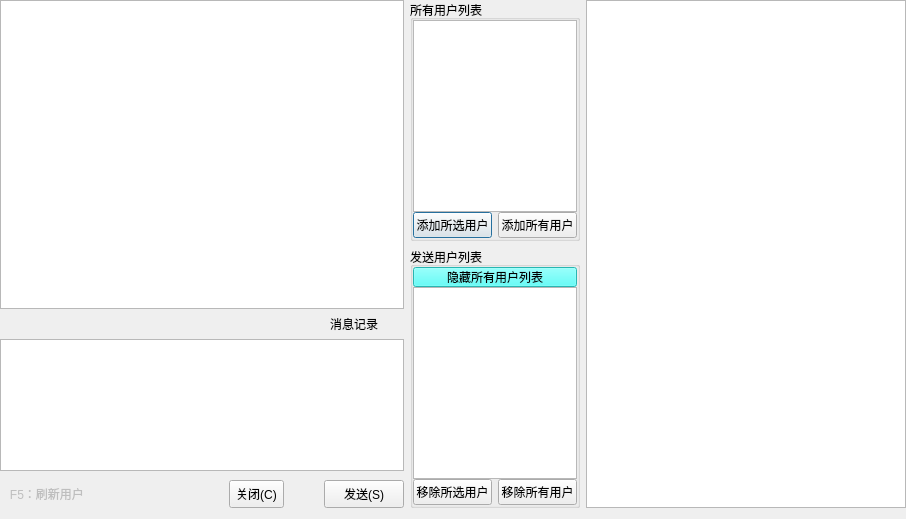
<?xml version="1.0" encoding="UTF-8"?>
<ui version="4.0">
 <class>CSendMessageTable</class>
 <widget class="QDialog" name="CSendMessageTable">
  <property name="geometry">
   <rect>
    <x>0</x>
    <y>0</y>
    <width>600</width>
    <height>500</height>
   </rect>
  </property>
  <property name="minimumSize">
   <size>
    <width>600</width>
    <height>500</height>
   </size>
  </property>
  <property name="windowTitle">
   <string>短消息</string>
  </property>
  <property name="styleSheet">
   <string notr="true"/>
  </property>
  <layout class="QGridLayout" name="gridLayout_3">
   <property name="sizeConstraint">
    <enum>QLayout::SetFixedSize</enum>
   </property>
   <property name="leftMargin">
    <number>0</number>
   </property>
   <property name="topMargin">
    <number>0</number>
   </property>
   <property name="rightMargin">
    <number>0</number>
   </property>
   <item row="0" column="0" rowspan="2">
    <layout class="QVBoxLayout" name="verticalLayout" stretch="7,0,3,0">
     <property name="spacing">
      <number>0</number>
     </property>
     <item>
      <widget class="QTextEdit" name="editMsgShow">
       <property name="sizePolicy">
        <sizepolicy hsizetype="Preferred" vsizetype="Expanding">
         <horstretch>0</horstretch>
         <verstretch>0</verstretch>
        </sizepolicy>
       </property>
       <property name="minimumSize">
        <size>
         <width>404</width>
         <height>228</height>
        </size>
       </property>
       <property name="styleSheet">
        <string notr="true">font: 10pt &quot;宋体&quot;;</string>
       </property>
      </widget>
     </item>
     <item>
      <layout class="QHBoxLayout" name="horizontalLayout_3">
       <property name="spacing">
        <number>15</number>
       </property>
       <item>
        <widget class="QToolButton" name="buttonFont">
         <property name="toolTip">
          <string>字体选择</string>
         </property>
         <property name="text">
          <string/>
         </property>
         <property name="icon">
          <iconset resource="../oappmain.qrc">
           <normaloff>:/pic/images/字体.PNG</normaloff>:/pic/images/字体.PNG</iconset>
         </property>
         <property name="iconSize">
          <size>
           <width>20</width>
           <height>20</height>
          </size>
         </property>
         <property name="autoRaise">
          <bool>true</bool>
         </property>
        </widget>
       </item>
       <item>
        <widget class="QToolButton" name="buttonColor">
         <property name="toolTip">
          <string>颜色选择</string>
         </property>
         <property name="text">
          <string/>
         </property>
         <property name="icon">
          <iconset resource="../oappmain.qrc">
           <normaloff>:/pic/images/颜色.PNG</normaloff>:/pic/images/颜色.PNG</iconset>
         </property>
         <property name="iconSize">
          <size>
           <width>20</width>
           <height>20</height>
          </size>
         </property>
         <property name="autoRaise">
          <bool>true</bool>
         </property>
        </widget>
       </item>
       <item>
        <widget class="QToolButton" name="buttonImage">
         <property name="text">
          <string/>
         </property>
         <property name="icon">
          <iconset resource="../oappmain.qrc">
           <normaloff>:/pic/images/图片.PNG</normaloff>:/pic/images/图片.PNG</iconset>
         </property>
         <property name="iconSize">
          <size>
           <width>20</width>
           <height>20</height>
          </size>
         </property>
         <property name="checkable">
          <bool>true</bool>
         </property>
         <property name="autoRaise">
          <bool>true</bool>
         </property>
        </widget>
       </item>
       <item>
        <widget class="QToolButton" name="buttonShake">
         <property name="toolTip">
          <string>发送窗口抖动</string>
         </property>
         <property name="text">
          <string/>
         </property>
         <property name="icon">
          <iconset resource="../oappmain.qrc">
           <normaloff>:/pic/images/晃动.PNG</normaloff>:/pic/images/晃动.PNG</iconset>
         </property>
         <property name="iconSize">
          <size>
           <width>20</width>
           <height>20</height>
          </size>
         </property>
         <property name="autoRaise">
          <bool>true</bool>
         </property>
        </widget>
       </item>
       <item>
        <spacer name="horizontalSpacer_2">
         <property name="orientation">
          <enum>Qt::Horizontal</enum>
         </property>
         <property name="sizeHint" stdset="0">
          <size>
           <width>40</width>
           <height>20</height>
          </size>
         </property>
        </spacer>
       </item>
       <item>
        <widget class="QToolButton" name="buttonMsgRec">
         <property name="enabled">
          <bool>true</bool>
         </property>
         <property name="minimumSize">
          <size>
           <width>100</width>
           <height>30</height>
          </size>
         </property>
         <property name="styleSheet">
          <string>font: 11pt &quot;宋体&quot;;</string>
         </property>
         <property name="text">
          <string>消息记录</string>
         </property>
         <property name="checkable">
          <bool>true</bool>
         </property>
         <property name="autoRaise">
          <bool>true</bool>
         </property>
        </widget>
       </item>
      </layout>
     </item>
     <item>
      <widget class="QTextEdit" name="editMsgSend">
       <property name="sizePolicy">
        <sizepolicy hsizetype="Preferred" vsizetype="Expanding">
         <horstretch>0</horstretch>
         <verstretch>0</verstretch>
        </sizepolicy>
       </property>
       <property name="minimumSize">
        <size>
         <width>404</width>
         <height>0</height>
        </size>
       </property>
       <property name="styleSheet">
        <string notr="true">font: 10pt &quot;宋体&quot;;</string>
       </property>
       <property name="frameShadow">
        <enum>QFrame::Sunken</enum>
       </property>
      </widget>
     </item>
     <item>
      <layout class="QHBoxLayout" name="horizontalLayout" stretch="0,0,0">
       <property name="spacing">
        <number>40</number>
       </property>
       <property name="topMargin">
        <number>9</number>
       </property>
       <property name="rightMargin">
        <number>0</number>
       </property>
       <item>
        <widget class="QLabel" name="label">
         <property name="enabled">
          <bool>false</bool>
         </property>
         <property name="text">
          <string>   F5：刷新用户</string>
         </property>
        </widget>
       </item>
       <item>
        <widget class="QToolButton" name="buttonExit">
         <property name="minimumSize">
          <size>
           <width>0</width>
           <height>28</height>
          </size>
         </property>
         <property name="maximumSize">
          <size>
           <width>16777215</width>
           <height>16777215</height>
          </size>
         </property>
         <property name="baseSize">
          <size>
           <width>0</width>
           <height>0</height>
          </size>
         </property>
         <property name="styleSheet">
          <string notr="true">font: 11pt &quot;宋体&quot;;</string>
         </property>
         <property name="text">
          <string>关闭(C)</string>
         </property>
        </widget>
       </item>
       <item>
        <widget class="QToolButton" name="buttonSend">
         <property name="minimumSize">
          <size>
           <width>0</width>
           <height>28</height>
          </size>
         </property>
         <property name="maximumSize">
          <size>
           <width>80</width>
           <height>16777215</height>
          </size>
         </property>
         <property name="styleSheet">
          <string notr="true">font: 11pt &quot;宋体&quot;;</string>
         </property>
         <property name="text">
          <string>发送(S)</string>
         </property>
        </widget>
       </item>
      </layout>
     </item>
    </layout>
   </item>
   <item row="0" column="1">
    <widget class="QGroupBox" name="groupAllUser">
     <property name="maximumSize">
      <size>
       <width>170</width>
       <height>16777215</height>
      </size>
     </property>
     <property name="styleSheet">
      <string notr="true"/>
     </property>
     <property name="title">
      <string>所有用户列表</string>
     </property>
     <layout class="QGridLayout" name="gridLayout_2">
      <property name="verticalSpacing">
       <number>0</number>
      </property>
      <property name="margin">
       <number>0</number>
      </property>
      <item row="1" column="0">
       <widget class="QPushButton" name="buttonAddUser">
        <property name="text">
         <string>添加所选用户</string>
        </property>
       </widget>
      </item>
      <item row="1" column="1">
       <widget class="QPushButton" name="buttonAddUserAll">
        <property name="text">
         <string>添加所有用户</string>
        </property>
       </widget>
      </item>
      <item row="0" column="0" colspan="2">
       <widget class="QListView" name="listAllUser"/>
      </item>
     </layout>
    </widget>
   </item>
   <item row="1" column="1">
    <widget class="QGroupBox" name="groupSendUser">
     <property name="maximumSize">
      <size>
       <width>170</width>
       <height>16777215</height>
      </size>
     </property>
     <property name="title">
      <string>发送用户列表</string>
     </property>
     <layout class="QGridLayout" name="gridLayout">
      <property name="verticalSpacing">
       <number>0</number>
      </property>
      <property name="margin">
       <number>0</number>
      </property>
      <item row="1" column="0" colspan="2">
       <widget class="QListView" name="listSendUser"/>
      </item>
      <item row="2" column="0">
       <widget class="QPushButton" name="buttonDelUser">
        <property name="text">
         <string>移除所选用户</string>
        </property>
       </widget>
      </item>
      <item row="2" column="1">
       <widget class="QPushButton" name="buttonDelUserAll">
        <property name="text">
         <string>移除所有用户</string>
        </property>
       </widget>
      </item>
      <item row="0" column="0" colspan="2">
       <widget class="QPushButton" name="buttonHideAllUser">
        <property name="maximumSize">
         <size>
          <width>16777215</width>
          <height>20</height>
         </size>
        </property>
        <property name="styleSheet">
         <string notr="true">font: 8pt &quot;宋体&quot;;
background-color: rgb(56, 255, 249);</string>
        </property>
        <property name="text">
         <string>隐藏所有用户列表</string>
        </property>
       </widget>
      </item>
     </layout>
    </widget>
   </item>
   <item row="0" column="2" rowspan="2">
    <widget class="QTextEdit" name="editMsgRec">
     <property name="sizePolicy">
      <sizepolicy hsizetype="Fixed" vsizetype="Expanding">
       <horstretch>0</horstretch>
       <verstretch>0</verstretch>
      </sizepolicy>
     </property>
     <property name="minimumSize">
      <size>
       <width>320</width>
       <height>0</height>
      </size>
     </property>
     <property name="maximumSize">
      <size>
       <width>350</width>
       <height>16777215</height>
      </size>
     </property>
    </widget>
   </item>
  </layout>
 </widget>
 <tabstops>
  <tabstop>editMsgShow</tabstop>
  <tabstop>editMsgSend</tabstop>
 </tabstops>
 <resources>
  <include location="../oappmain.qrc"/>
 </resources>
 <connections/>
</ui>
